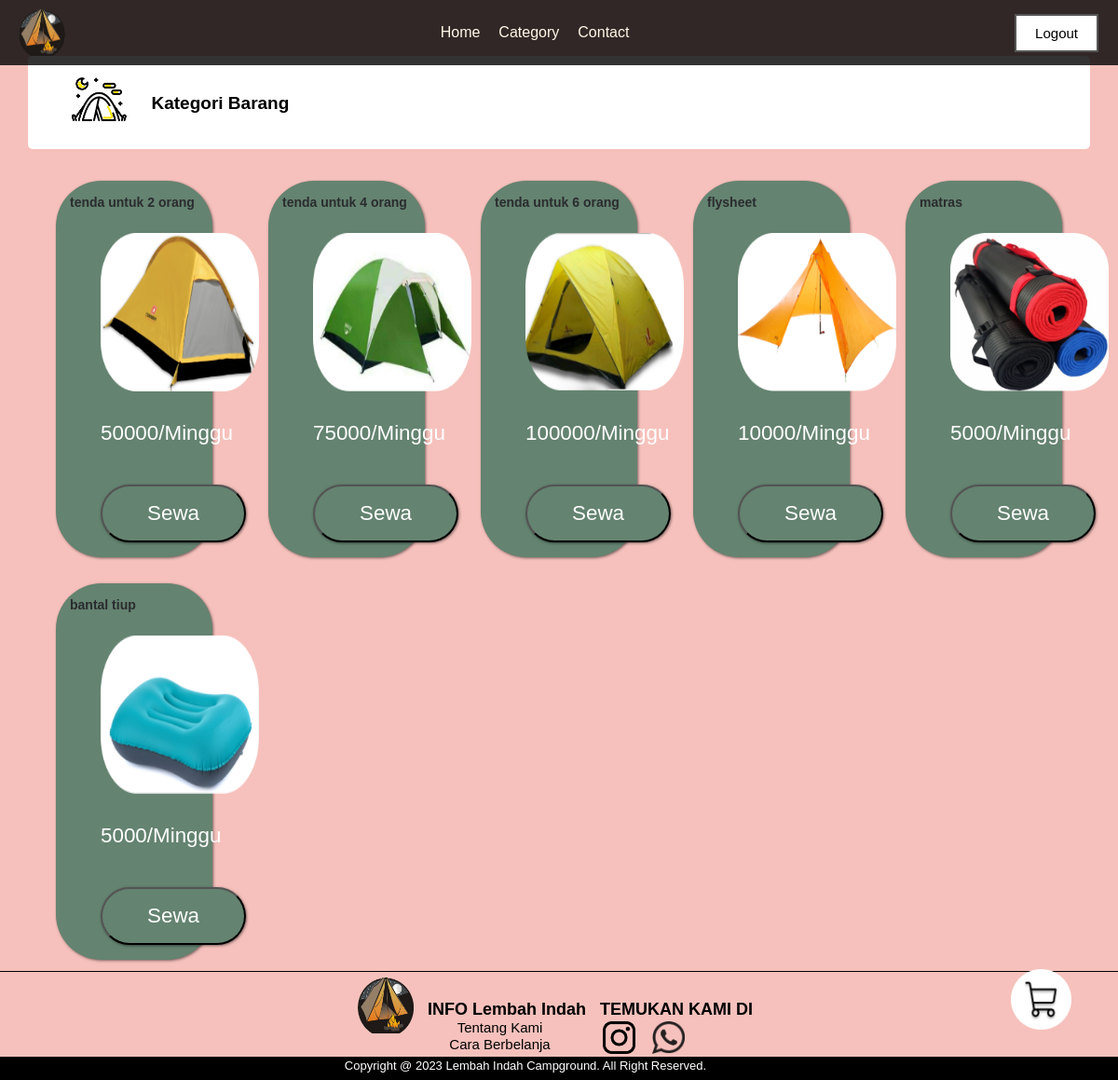
Before: /kategori.php?kategori=tenda (signed in) with the older database file.
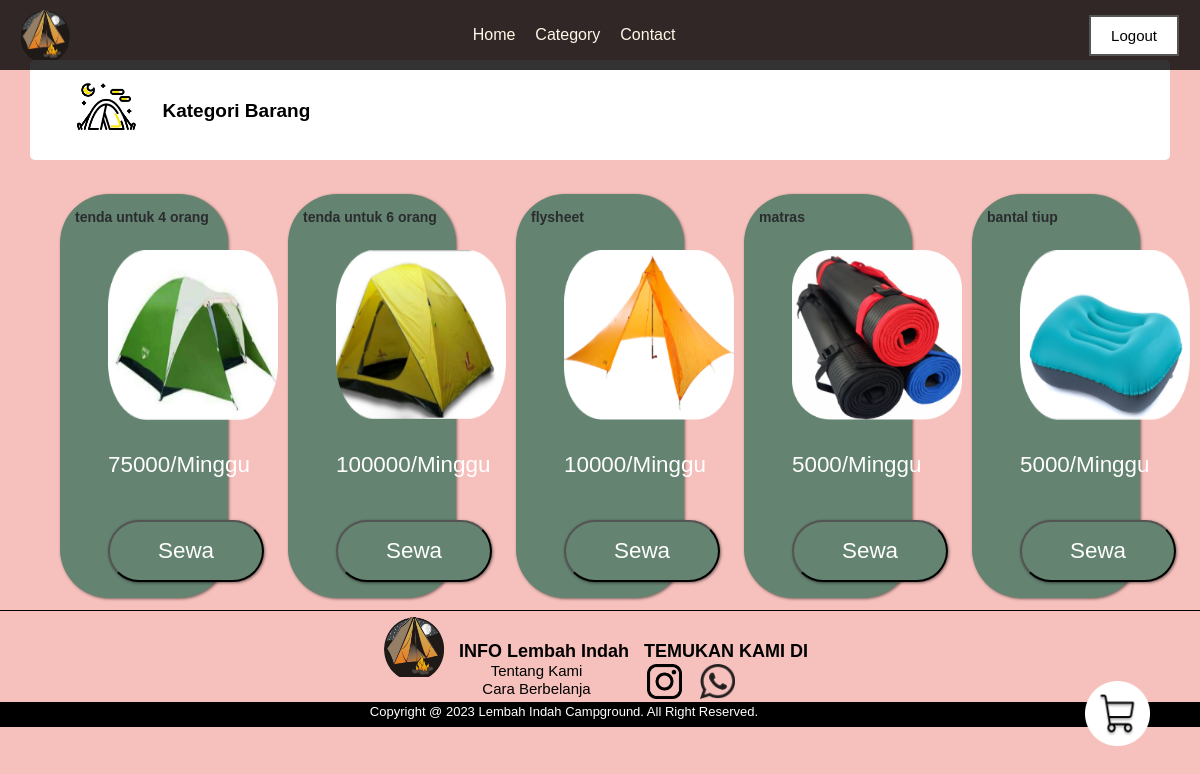
After: the same page with the newer database file.
### tables this page shows
CREATE TABLE `produk` (
  `id_produk` int(10) NOT NULL,
  `kategori` varchar(50) NOT NULL,
  `nama` varchar(50) NOT NULL,
  `harga` int(50) NOT NULL,
  `foto` varchar(100) NOT NULL,
  `stok` int(10) NOT NULL,
  `tanggal_upload` timestamp NOT NULL DEFAULT current_timestamp(),
  `deskripsi1` text NOT NULL
);

### kategori.php (the view, shortened to what this page needs)
<?php
    include('koneksi.php');
    $result = '';
    if ($_SERVER['REQUEST_METHOD'] === 'GET') {
        if (isset($_GET['kategori'])) {
            $kategori_brg = $_GET['kategori'];
            $query = "SELECT * FROM produk WHERE kategori = '$kategori_brg'";
            $result = mysqli_query($koneksi,$query);
        }
    }
?>
<!DOCTYPE html>
<html lang="en">
<head>
    <link rel="stylesheet" href="style/stylekategori.css">
</head>
<body>
    <div>
        <?php include('header.php');?>
        <div id="cdm" class="boxcdr">
            <section class="cdr">
                <img src="resource/icon_tenda.png" alt="" class="icon">
                <span class="kategori">Kategori Barang</span>
            </section>
        </div>
        <br>
        <?php while($data = mysqli_fetch_array($result)){
            ?>
            <div class="flexbox1">
                <div class="nama"><?php echo $data['nama']; ?></div>
                <img src="admin/produk/<?php echo $data['foto']; ?>">
                <br><br>
                <div class="lain3">
                    <?php echo $data['harga']; ?>/Minggu
                </div>
                <br>
                <a href="<?php echo "detail_barang.php?id_produk=".$data['id_produk']; ?>"><button class="tbl-biru">Sewa</button></a>
            </div>
        <?php } ?>
    <br><br><br><br><br><br><br><br><br>
    </div>
    <a href="pesanan.php" class="keranjang-link">
        <img src="resource/keranjang.png" alt="Keranjang" class="keranjang-img">
    </a>
<section id="footer">
    <?php include('footer.php');?>
</section>
</body>
</html>

### header.php (shortened to what this page needs)
<!DOCTYPE html>
<html lang="en">
<head>
    <link rel="stylesheet" href="style/styleheader.css">
</head>
<body>
    <nav>
        <div class="wrapper">
            <div class="logo">
                <img src="resource/icon-lembahindah.png" alt="Logo" />
            </div>
            <ul class="menu">
                <li class="nav-item"><a href="index.php">Home</a></li>
                <li class="nav-item">
                    <a href="#">Category</a>
                </li>
                <li class="nav-item"><a href="#footer">Contact</a></li>
            </ul>
            <div class="logout">
                <a href="logout.php" class="buttonlogout button5">Logout</a>
            </div>
        </div>
    </nav>
</body>
</html>

### footer.php (shortened to what this page needs)
<!DOCTYPE html>
<html lang="en">
<head>
    <link rel="stylesheet" href="style/stylefoot.css">
</head>
<footer>
    <center>
        <div class="footer">
            <div style="background: white;">
                <div style="float:left; width:37%;">
                    <img src = "resource/icon-lembahindah.png" style="width:60px; height :60px;float:right; margin-top:1.5%;margin-left:0%;margin-bottom:1.5%">
                </div>
                <div style="float:left; margin-top:30px">
                    <b>INFO Lembah Indah<br></b>
                    <a href="index.php" class="isi">Tentang Kami<br></a>
                    <a href="index.php" class="isi">Cara Berbelanja<br></a>
                </div>
                <div style="float:left; margin-top:30px">
                    <b>TEMUKAN KAMI DI<br></b>
                    <a href="" class="isi">
                        <img src = "resource/ig.png" style="width:35px; height :35px;float:left; margin-top:1.5%;margin-left:10%;margin-bottom:1.5%">
                    </a>
                    <a href="" class="isi">
                        <img src = "resource/wa.png" style="width:35px; height :35px;float:left; margin-top:1.5%;margin-left:10%;margin-bottom:1.5%">
                    </a><br>
                </div>
            </div>
        </div>
    </center>
    <center>
        <div class="box">
            <c style="color:white;font-size:13px;margin-right:6%;margin-top:50px;"> Copyright @ 2023 Lembah Indah Campground. All Right Reserved. </c>
        </div>
    </center>
</footer>
</html>

### style/stylekategori.css (style rules this page uses)
* { text-decoration: none; margin: 0px; padding: 0px; box-sizing: border-box; }
body { margin-top: 5%; padding: 0px; background: #f6c1bc; font-family: Sans-serif; background-image: url(../resource/bukit.png); background-repeat: no-repeat; background-size: cover; }
.cdr { color: black; font-family: "Sora", sans-serif; margin-left: 2.5%; margin-top: 2%; font-weight: bold; font-size: 19px; }
.boxcdr { width: 95%; height: 100px; background-color: #ffffff; margin-left: 2.5%; margin-top: 15px; border-radius: 5px; }
.icon { width: 94px; height: 93px; float: left; }
.kategori { display: inline-block; margin-left: 10px; margin-top: 40px; }
.flexbox1 { width: 14%; min-height: 300px; float: left; margin-left: 5%; margin-bottom: 1%; margin-top: 3%; position: relative; }
.flexbox1, .tbl-biru { margin-top: 1rem; display: inline-block; padding: 1rem 3rem; font-size: 1.4rem; color: #fff; background-color:rgba(100, 131, 112, 1); border-radius: 49px; box-shadow: 1px 1px 3px rgba(1, 1, 3, 0.5); }
.nama { position: absolute; top: 10px; left: 10px; font-size: 14px; font-family: "Sora", sans-serif; color: #2a2c2f; font-weight: bold; text-decoration: none; padding: 5px; }
.flexbox1 img { width: 170px; height: 170px; border-radius: 5px; margin-top: 40px; }
.keranjang-link { position: fixed; bottom: 50px; right: 50px; }
.keranjang-img { width: 65px; height: 65px; }

### style/styleheader.css (style rules this page uses)
* { box-sizing: border-box; margin: 0; padding: 0; }
body { font-family: Sans-serif; }
nav { background-color: rgba(0, 0, 0, 0.8); position: fixed; top: 0; left: 0; right: 0; z-index: 999; }
.wrapper { display: flex; align-items: center; justify-content: space-between; padding: 10px 20px; }
.logo { display: flex; align-items: center; }
.logo img { width: 50px; height: 50px; margin-right: 10px; }
.menu { list-style: none; display: flex; justify-content: center; flex-grow: 1; }
.menu li { margin-right: 20px; }
.menu a { color: #FFF8E8; text-decoration: none; font-size: 16px; font-weight: 500; transition: color 0.3s ease; }
.logout { margin-left: auto; }
.buttonlogout { border: none; color: white; padding: 10px 20px; text-align: center; text-decoration: none; display: inline-block; font-size: 15px; margin: 2px 1px; transition-duration: 0.4s; cursor: pointer; background-color: white; color: black; border: 2px solid #555555; }

### style/stylefoot.css (style rules this page uses)
.footer b { font-family: Sans-serif; margin-left: 15px; font-size: 18px; font-weight: bold; margin-top: 30%; padding-top: 30%; }
.footer a { color: black; padding: 0px 0px 0px 0px; font-size: 15px; margin-left: 0px; text-decoration: none; }
.box { background-color: black; height: 25px; width: 100%; float: left; }

Changed rows visible on the page:
no longer on this page (row edited): produk: nama "tenda untuk 2 orang", foto (picture), harga "50000"
